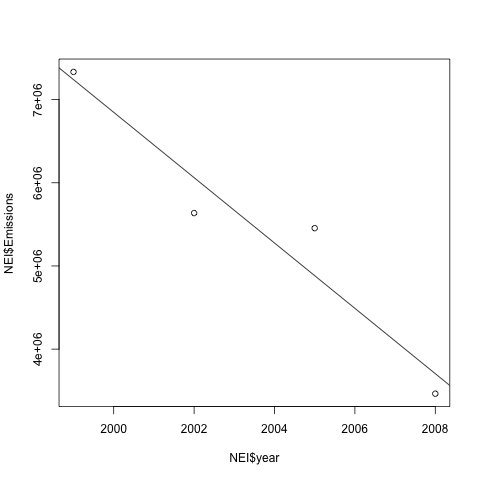

Recreate this plot in R.
#	1.	Have total emissions from PM2.5 decreased in the United States from 1999 to 2008? Using the base plotting system, make a plot showing the total PM2.5 emission from all sources for each of the years 1999, 2002, 2005, and 2008. 
source("loadData.R")
summed <- aggregate(NEI$Emissions~NEI$year, data=NEI, sum)
regression <- lm(summed$"NEI$Emissions" ~ summed$"NEI$year")

png(filename='plot1.png', width=480, height=480, units="px")

plot(summed)
abline(regression)

dev.off()